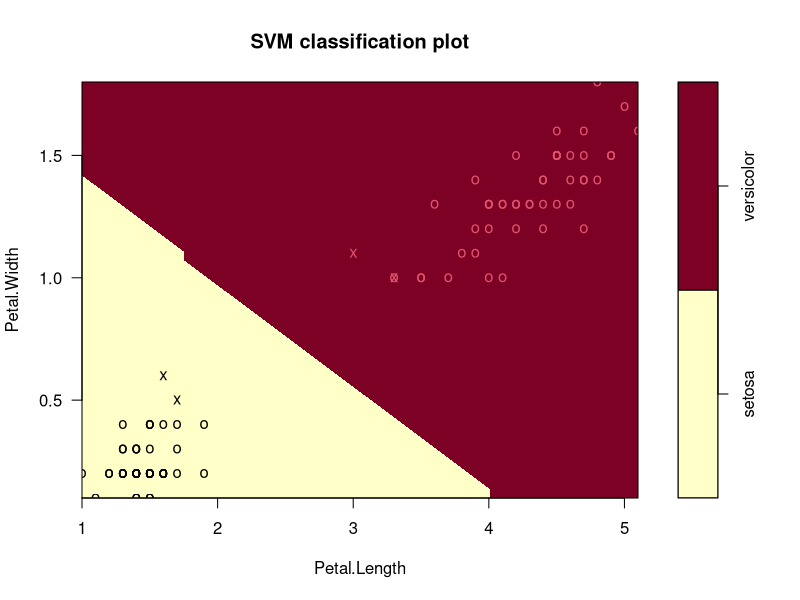
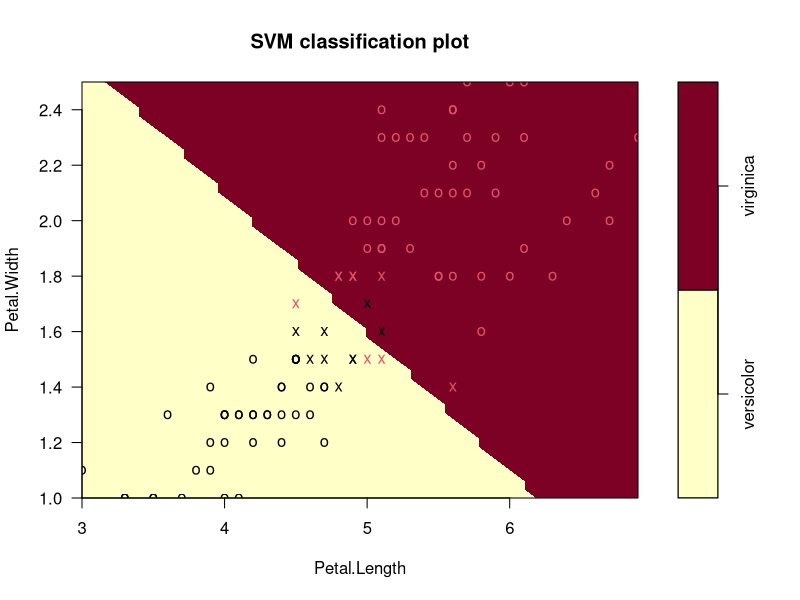
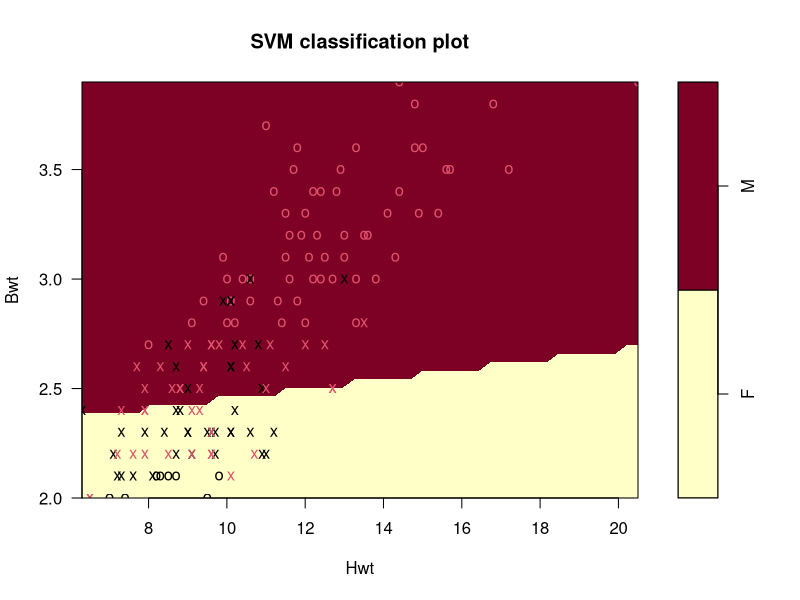

R code for these plots, in order:
#install.packages("e1071")
require("e1071")
# install.packages("kernlab")
require("kernlab")
require("MASS")


data(iris)
attach(iris)

x <- subset(iris, select = -5) #-Species
y <- iris$Species
svm_model <- svm(Species ~ ., data = iris)
#summary(svm_model)
pred <- predict(svm_model,x)
#table(pred,y)

# svm_tune <- tune(svm, train.x=x, train.y=y, kernel="radial", ranges=list(cost=10^(-1:2), gamma=c(.5,1,2)))
# #print(svm_tune)
# svm_model_after_tune <- svm(Species ~ ., data = iris, kernel="radial", cost=1, gamma=0.5)
# # summary(svm_model_after_tune)

svm.data <- iris[ Species!="virginica" ,]
svm.data$Species <- factor(svm.data$Species)
svm.fit <- svm(Species ~ Petal.Length + Petal.Width, data = svm.data, kernel="linea")
plot(svm.fit, svm.data, Petal.Width ~ Petal.Length)

svm.data <- iris[ Species!="setosa" ,]
svm.data$Species <- factor(svm.data$Species)
svm.fit <- svm(Species ~ Petal.Length + Petal.Width, data = svm.data, kernel="linea")
plot(svm.fit, svm.data, Petal.Width ~ Petal.Length)

data(cats)
svm.data <- data.frame(cats[, c(2,3)], response = as.factor(cats$Sex))
svm.fit <- svm(response ~., data = svm.data, kernel = "linear", cost = 10, scale = FALSE)
plot(svm.fit, svm.data)
